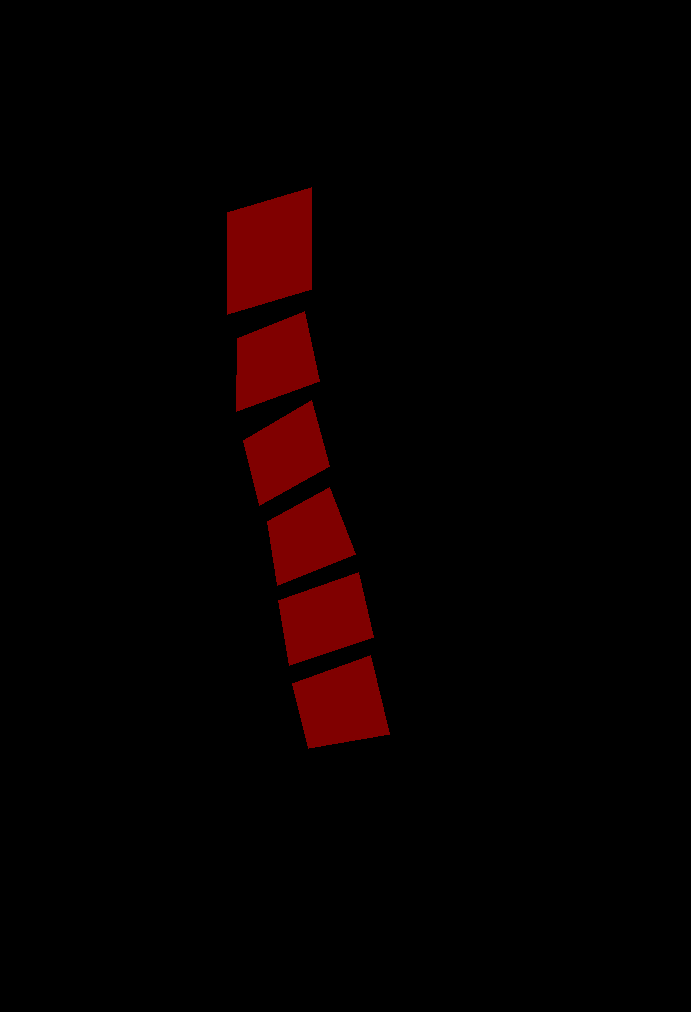
#> input picture test_output/raw/test_image.png, 691 x 1012 px; its folder holds only this picture in this run
$ python inference.py ../../test_output/raw out   (older library calls are emulated)
#> lines starting #> are read from the running program, lines starting #| are printed output that depends on the picture; after the words box and inside, x2 and y2 are one past the last pixel; in counts of white or black regions, pixels touching at a corner belong together
### totalspineseg/xray/common.py
import json
from pathlib import Path

import numpy as np
import nibabel as nib
from PIL import Image, ImageDraw, ImageFont


SUPPORTED_IMAGE_SUFFIXES = {".png", ".bmp", ".tif", ".tiff", ".jpg", ".jpeg", ".nii.gz"}
SUPPORTED_LABEL_SUFFIXES = {".png", ".bmp", ".tif", ".tiff", ".nii.gz"}
OVERLAY_COLORS = np.asarray(
    [
        [230, 57, 70],
        [29, 53, 87],
        [69, 123, 157],
        [42, 157, 143],
        [233, 196, 106],
        [244, 162, 97],
        [126, 87, 194],
        [76, 175, 80],
        [255, 112, 67],
        [38, 166, 154],
    ],
    dtype=np.uint8,
)


def case_id_from_path(path: Path, suffix_to_strip: str = "") -> str:
    stem = path.stem
    if stem.endswith(".nii"):
        stem = Path(stem).stem
    if suffix_to_strip and stem.endswith(suffix_to_strip):
        stem = stem[: -len(suffix_to_strip)]
    return stem


def collect_case_files(folder: Path, allowed_suffixes: set[str], suffix_to_strip: str = "") -> dict[str, Path]:
    mapping = {}
    for path in folder.rglob("*"):
        if not path.is_file():
            continue
        # Special check for .nii.gz
        if str(path).lower().endswith(".nii.gz"):
            if ".nii.gz" not in allowed_suffixes:
                continue
        elif path.suffix.lower() not in allowed_suffixes:
            continue

        case_id = case_id_from_path(path, suffix_to_strip)
        if case_id in mapping:
            # If we have both .nii.gz and .png, we might get duplicates, let's prefer .nii.gz for now if it happens
            if path.suffix.lower() == ".gz":
                 mapping[case_id] = path
            continue
        mapping[case_id] = path
    if not mapping:
        raise FileNotFoundError(f"No compatible files were found under {folder}.")
    return mapping


# [132 lines left out: functions load_grayscale_image, load_label_image, get_pascal_voc_palette, save_label_image, normalize_preview_image, colorize_ordered_mask and 1 more, not called in this run]


def write_json(data: dict, path: Path) -> None:
    path.parent.mkdir(parents=True, exist_ok=True)
    path.write_text(json.dumps(data, indent=4) + "\n", encoding="utf-8")

### totalspineseg/xray/inference.py
import argparse
import os
import shutil
import subprocess
import sys
import textwrap
from pathlib import Path

from PIL import Image

from .common import (
    SUPPORTED_IMAGE_SUFFIXES,
    SUPPORTED_LABEL_SUFFIXES,
    case_id_from_path,
    collect_case_files,
    load_label_image,
    save_label_image,
    write_json,
)
from .labels import ordered_label_values_from_spec
from .postprocess import postprocess_folder


def repo_nnunet_dirs() -> dict[str, str]:
    repo_root = Path(__file__).resolve().parents[2]
    nnunet_root = repo_root / "data" / "nnUNet"
    return {
        "nnUNet_raw": str(nnunet_root / "raw"),
        "nnUNet_preprocessed": str(nnunet_root / "preprocessed"),
        "nnUNet_results": str(nnunet_root / "results"),
    }


def staged_case_id(path: Path) -> str:
    case_id = case_id_from_path(path)
    if case_id.endswith("_0000"):
        return case_id[:-5]
    return case_id


def stage_single_image(input_path: Path, output_path: Path) -> None:
    output_path.parent.mkdir(parents=True, exist_ok=True)
    with Image.open(input_path) as image:
#> image is the input picture: PIL image 691x1012 P; mean R, G, B 6.8, 0, 0
        image.convert("L").save(output_path)
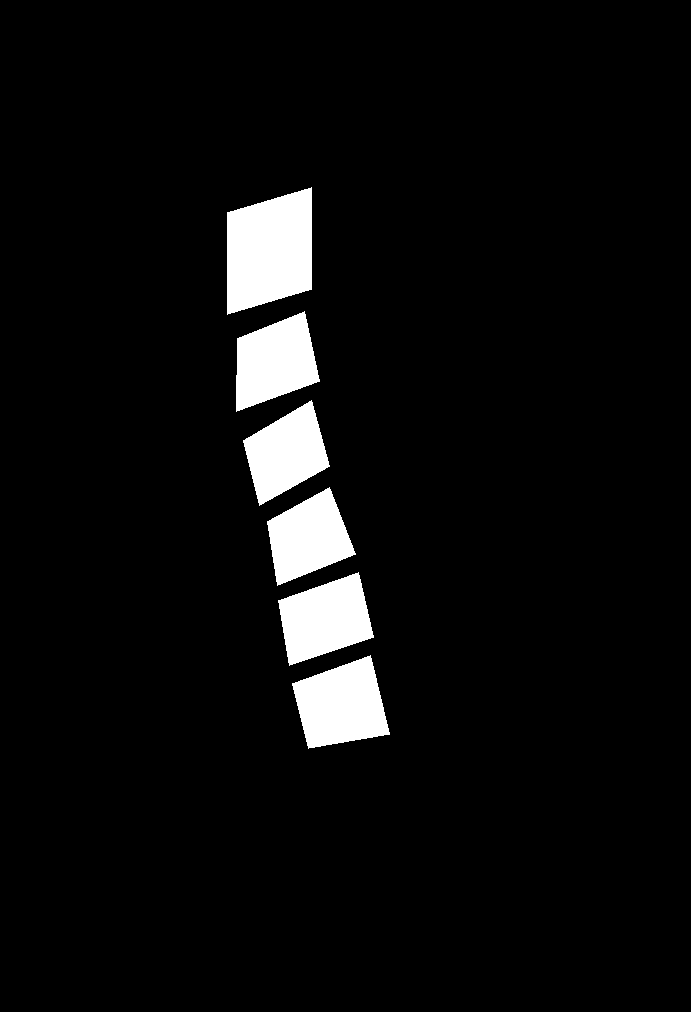
#> saved as test_image_0000.png: PIL image 691x1012 L; values 0 (black) and 38 (white), 5.3% white; 6 white regions, box (x1, y1, x2, y2) and area: (227, 187, 312, 315) 8696, (292, 655, 390, 749) 6184, (278, 572, 374, 666) 5788, (236, 311, 320, 412) 5660, (243, 400, 330, 506) 5295, (267, 487, 356, 586) 5268


def stage_input_images(input_path: Path, staged_dir: Path, overwrite: bool = False) -> dict[str, Path]:
    if input_path.is_file():
        case_id = staged_case_id(input_path)
        staged_path = staged_dir / f"{case_id}_0000.png"
        if overwrite or not staged_path.exists():
            stage_single_image(input_path, staged_path)
        return {case_id: staged_path}

    source_images = collect_case_files(input_path, SUPPORTED_IMAGE_SUFFIXES)
    staged = {}
    for _, source_path in sorted(source_images.items()):
        case_id = staged_case_id(source_path)
        staged_path = staged_dir / f"{case_id}_0000.png"
        if overwrite or not staged_path.exists():
            stage_single_image(source_path, staged_path)
        staged[case_id] = staged_path
    return staged


def copy_raw_predictions(raw_predictions_dir: Path, output_dir: Path, overwrite: bool = False) -> dict[str, Path]:
    predictions = collect_case_files(raw_predictions_dir, SUPPORTED_LABEL_SUFFIXES)
    copied = {}
    for case_id, source_path in sorted(predictions.items()):
        destination_path = output_dir / f"{case_id}.png"
        if overwrite or not destination_path.exists():
            save_label_image(load_label_image(source_path), destination_path)
        copied[case_id] = destination_path
    return copied


def run_nnunet_predict(
    staged_input_dir: Path,
    raw_output_dir: Path,
    dataset_id: int,
    configuration: str,
    trainer: str,
    plans: str,
    folds: list[str],
    device: str,
    checkpoint: str,
):
    if os.name == "nt":
        env_executable = Path(sys.executable).parent / "Scripts" / "nnUNetv2_predict.exe"
    else:
        env_executable = Path(sys.executable).with_name("nnUNetv2_predict")
    executable = str(env_executable) if env_executable.exists() else shutil.which("nnUNetv2_predict")
    if executable is None:
#> (the run stopped early here; a loop or call above may not have finished)
